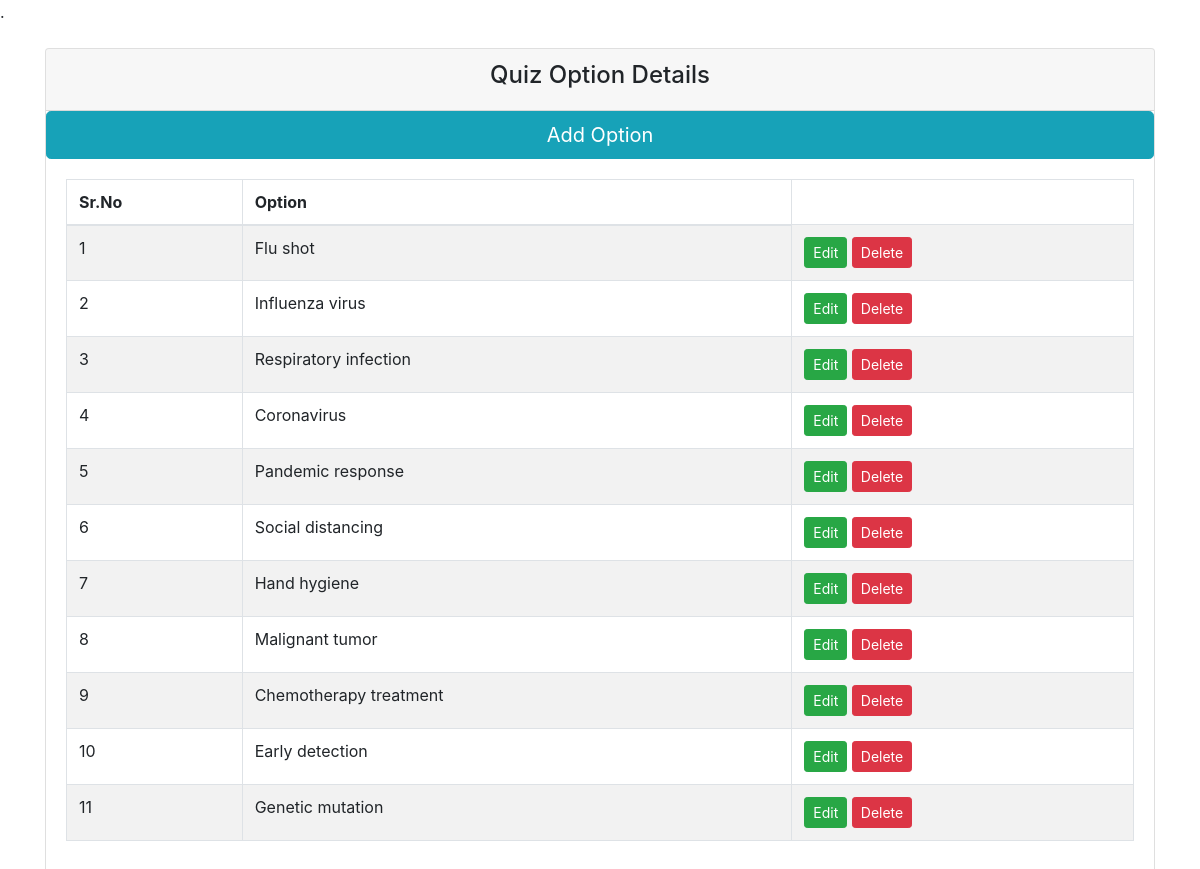
The app's page /Admin/QuestionOptions.php with its own data.
### tables this page shows
CREATE TABLE `QUESTION_OPTIONS` (
  `OID` int(11) NOT NULL,
  `QUESTION_OPTIONS` varchar(4000) NOT NULL
);

### Admin/QuestionOptions.php (the view, shortened to what this page needs)
<?php
include('connection.php');
?>
<!doctype html>
<head>
    <link rel="stylesheet" href="https://maxcdn.bootstrapcdn.com/bootstrap/4.0.0/css/bootstrap.min.css">
</head>
<body>
    <div class="container mt-4">
        <div class="row">
            <div class="col-md-12">
                <div class="card">
                    <div class="card-header">
                        <h4 class="text-center">Quiz Option Details
                        </h4>
                    </div>
                        <button type="button" class="btn btn-info btn-lg" data-toggle="modal" data-target="#myModal">Add Option</button>
                    <div class="card-body">
                        <table class="table table-bordered table-striped">
                            <thead>
                            <tr>
                                    <th>Sr.No</th>
                                    <th>Option</th>
                                </tr>
                            </thead>
                            <tbody>
                                <?php
                                    $i=1;
                                    $query = "SELECT * FROM QUESTION_OPTIONS";
                                    $query_run = mysqli_query($con, $query);
                                    if(mysqli_num_rows($query_run) > 0)
                                    {
                                        foreach($query_run as $option)
                                        {
                                            ?>
                                            <tr>
                                                <td><?php echo"$i" ?></td>
                                                <td><?= $option['QUESTION_OPTIONS']; ?></td>
                                                <td>
                                                    <form action="Quiz.php" method="POST" class="d-inline">
                                                    <a href="QuizOptionUpdate.php?id=<?= $option['OID']; ?>" class="btn btn-success btn-sm">Edit</a>
                                                    </form>
                                                   <form action="QuizOptionFunction.php" method="POST" class="d-inline">
                                                    <button type="submit" name="delete_option" value="<?=$option['OID'];?>" class="btn btn-danger btn-sm">Delete</button>
                                                    </form>
                                                </td>
                                            </tr>
                                            <?php
                                            $i=$i+1;
                                        }
                                    }
                                    else
                                    {
                                        echo "<h5> No Record Found </h5>";
                                    }
                                ?>
                            </tbody>
                        </table>
                    </div>
                </div>
            </div>
        </div>
    </div>
</body>
</html>

### records on screen
question_options: QUESTION_OPTIONS "Flu shot", $option['OID'] 501 (drawn)
question_options: QUESTION_OPTIONS "Influenza virus", $option['OID'] 502 (drawn)
question_options: QUESTION_OPTIONS "Respiratory infection", $option['OID'] 503 (drawn)
question_options: QUESTION_OPTIONS "Coronavirus", $option['OID'] 504 (drawn)
question_options: QUESTION_OPTIONS "Pandemic response", $option['OID'] 505 (drawn)
question_options: QUESTION_OPTIONS "Social distancing", $option['OID'] 506 (drawn)
question_options: QUESTION_OPTIONS "Hand hygiene", $option['OID'] 507 (drawn)
question_options: QUESTION_OPTIONS "Malignant tumor", $option['OID'] 508 (drawn)
question_options: QUESTION_OPTIONS "Chemotherapy treatment", $option['OID'] 509 (drawn)
question_options: QUESTION_OPTIONS "Early detection", $option['OID'] 510 (drawn)
question_options: QUESTION_OPTIONS "Genetic mutation", $option['OID'] 511 (drawn)
